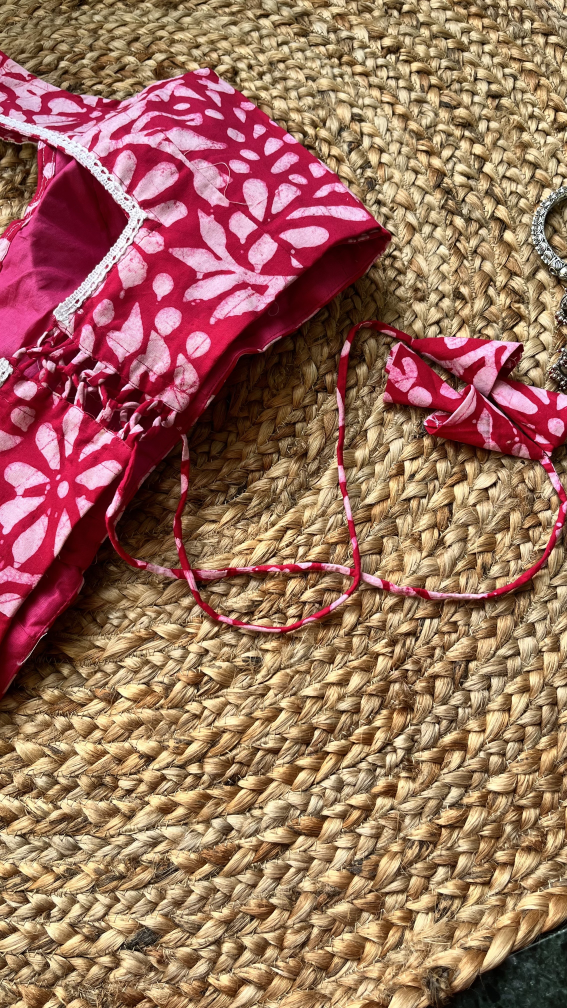
#> input picture staticfiles/assets/images/Products/Batik-pinktulip_jpeg/IMG_9610.jpeg, 2268 x 4032 px, found by its file name (shown at 1/4 size); its folder holds 4 pictures in this run
$ python resize_image.py
#> lines starting #> are read from the running program, lines starting #| are printed output that depends on the picture
from PIL import Image, ImageOps
import os

folder_path = r"C:\Users\moith\OneDrive\Heeya Software Dev Learnings\Full Stack Web Dev Knowledge\Full Stack Projects\Full Stack Projects- Naavyaa with template k\Product Images\Products\Batik-pinktulip_jpeg"

target_size = (1200, 1600)

for filename in os.listdir(folder_path):
    if filename.lower().endswith((".jpg", ".jpeg", ".png")):

        old_path = os.path.join(folder_path, filename)
        new_filename = os.path.splitext(filename)[0] + ".jpg"
        new_path = os.path.join(folder_path, new_filename)

        try:
            img = Image.open(old_path).convert("RGB")
#> img is the input picture: PIL image 2268x4032 RGB; mean R, G, B 156.1, 110.4, 93

            # Resize + crop (NO distortion, NO white space)
            final_img = ImageOps.fit(
                img,
                target_size,
                Image.LANCZOS,
                centering=(0.5, 0.5)  # center crop
            )
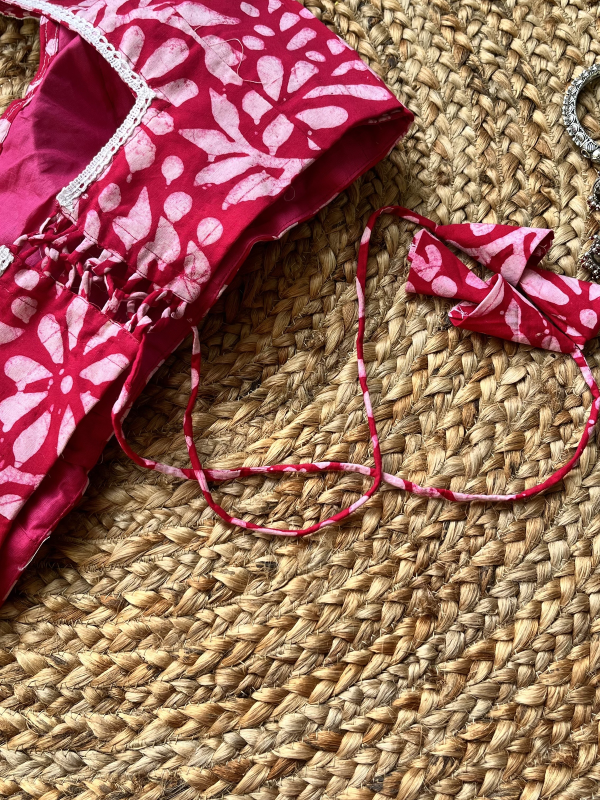
#> final_img: PIL image 1200x1600 RGB (shown at 1/2 size); mean R, G, B 155.3, 104.5, 91.3

            final_img.save(new_path, "JPEG", quality=90, optimize=True)

            print(f"✅ Done: {filename}")

        except Exception as e:
            print(f"❌ Error: {filename} → {e}")
#> pass 2 of the loop `for filename in os.listdir(folder_path):`:
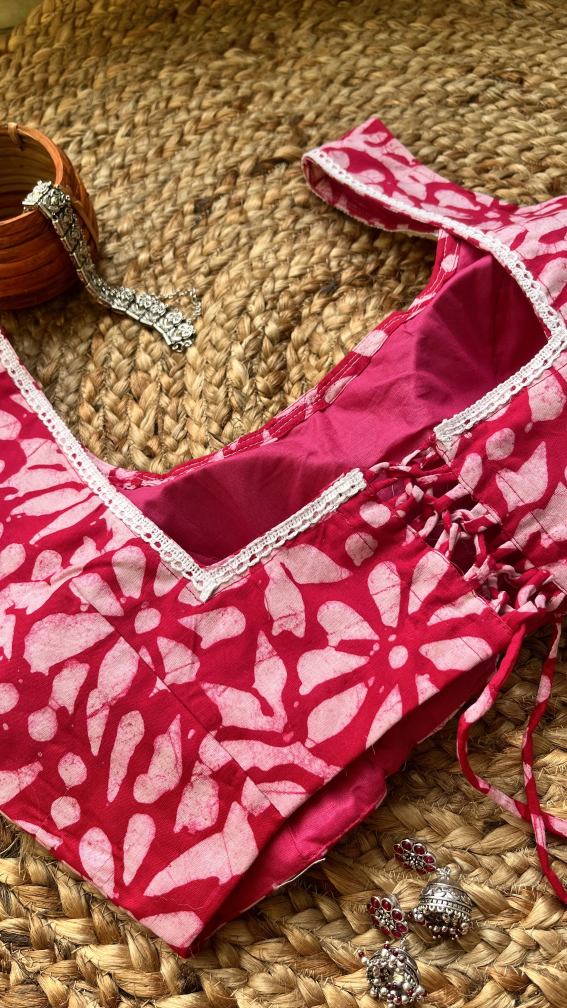
#> input picture staticfiles/assets/images/Products/Batik-pinktulip_jpeg/IMG_9616.jpeg, 2268 x 4032 px, found by its file name (shown at 1/4 size)
#> img is the input picture: PIL image 2268x4032 RGB; mean R, G, B 162.1, 91.5, 80.8
#> `final_img = ImageOps.fit( img, target_size, Image.LANCZOS, centering=(..`:
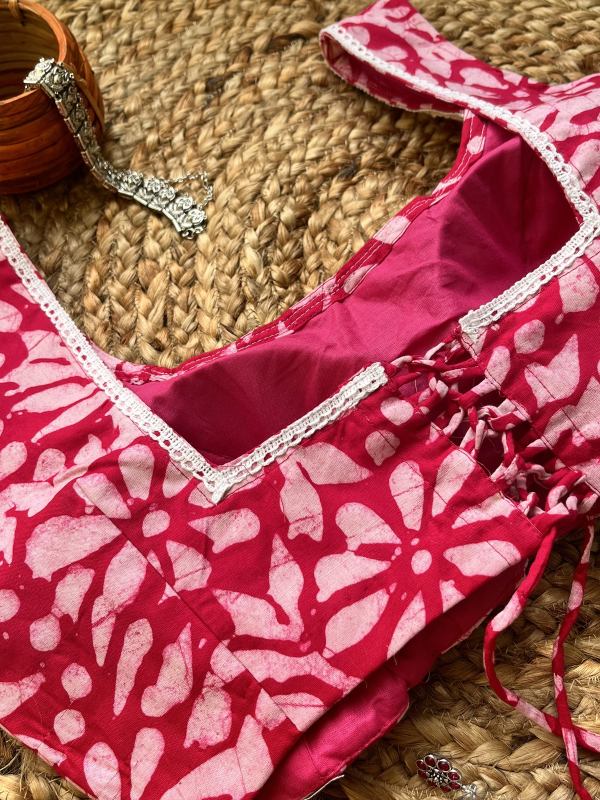
#> final_img: PIL image 1200x1600 RGB (shown at 1/2 size); mean R, G, B 170.1, 88.5, 88.2
#> pass 3 of the loop `for filename in os.listdir(folder_path):`:
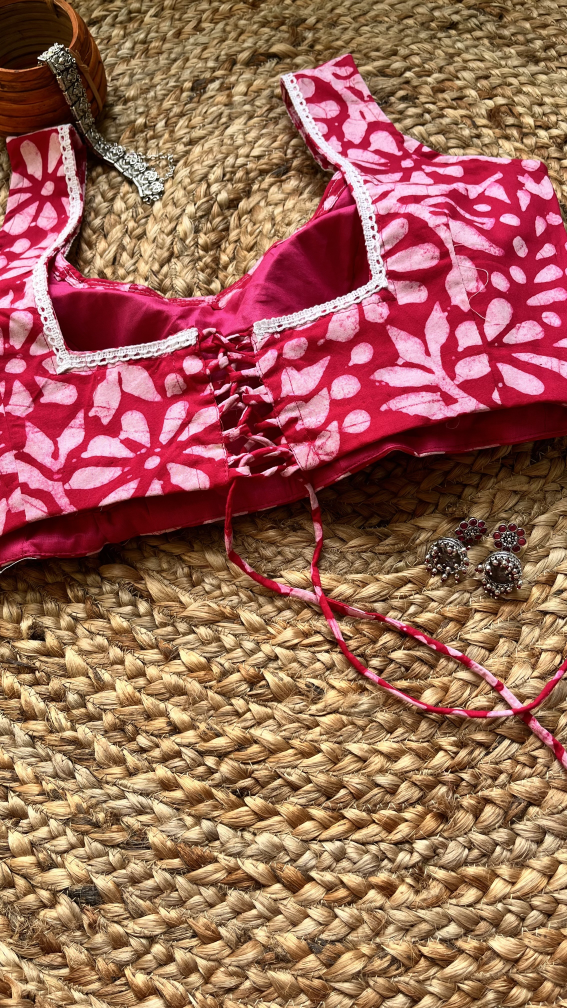
#> input picture staticfiles/assets/images/Products/Batik-pinktulip_jpeg/IMG_9617.jpeg, 2268 x 4032 px, found by its file name (shown at 1/4 size)
#> img is the input picture: PIL image 2268x4032 RGB; mean R, G, B 157.3, 102.9, 87.5
#> `final_img = ImageOps.fit( img, target_size, Image.LANCZOS, centering=(..`:
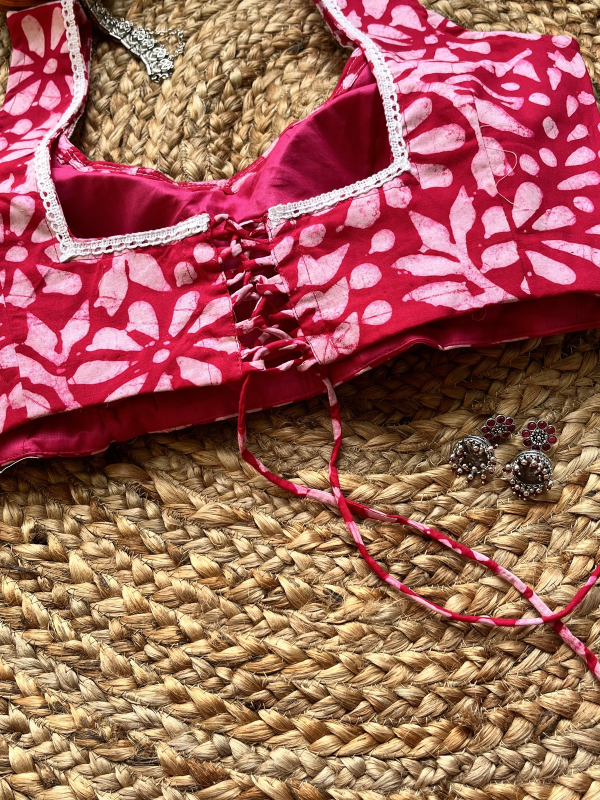
#> final_img: PIL image 1200x1600 RGB (shown at 1/2 size); mean R, G, B 160.8, 99.4, 89.9
#> the loop made 4 passes; the first 3 are shown
